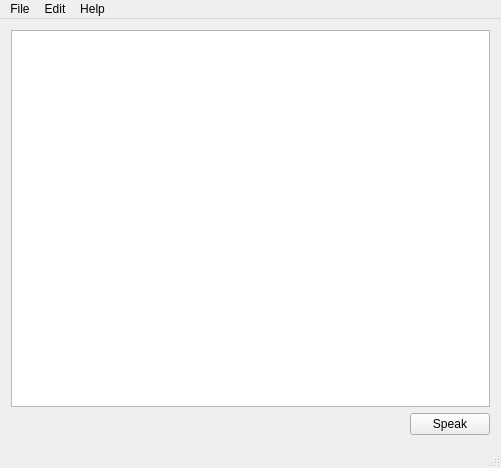
<?xml version="1.0" encoding="UTF-8"?>
<ui version="4.0">
 <class>MainWindow</class>
 <widget class="QMainWindow" name="MainWindow">
  <property name="geometry">
   <rect>
    <x>0</x>
    <y>0</y>
    <width>501</width>
    <height>468</height>
   </rect>
  </property>
  <property name="windowTitle">
   <string>MainWindow</string>
  </property>
  <property name="windowIcon">
   <iconset resource="icons.qrc">
    <normaloff>:/icons/smile.png</normaloff>:/icons/smile.png</iconset>
  </property>
  <widget class="QWidget" name="centralWidget">
   <layout class="QGridLayout" name="gridLayout">
    <item row="0" column="0">
     <layout class="QVBoxLayout" name="verticalLayout">
      <item>
       <widget class="QTextEdit" name="textEdit"/>
      </item>
      <item>
       <layout class="QHBoxLayout" name="horizontalLayout">
        <item>
         <spacer name="horizontalSpacer">
          <property name="orientation">
           <enum>Qt::Horizontal</enum>
          </property>
          <property name="sizeHint" stdset="0">
           <size>
            <width>40</width>
            <height>20</height>
           </size>
          </property>
         </spacer>
        </item>
        <item>
         <widget class="QPushButton" name="pushButtonSpeak">
          <property name="text">
           <string>Speak</string>
          </property>
         </widget>
        </item>
       </layout>
      </item>
     </layout>
    </item>
   </layout>
  </widget>
  <widget class="QMenuBar" name="menuBar">
   <property name="geometry">
    <rect>
     <x>0</x>
     <y>0</y>
     <width>501</width>
     <height>36</height>
    </rect>
   </property>
   <widget class="QMenu" name="menuFile">
    <property name="title">
     <string>File</string>
    </property>
    <addaction name="separator"/>
    <addaction name="separator"/>
    <addaction name="actionNew"/>
    <addaction name="separator"/>
    <addaction name="separator"/>
    <addaction name="actionOpen"/>
    <addaction name="separator"/>
    <addaction name="actionSave"/>
    <addaction name="actionSaveAs"/>
    <addaction name="separator"/>
    <addaction name="actionExit"/>
   </widget>
   <widget class="QMenu" name="menuHelp">
    <property name="title">
     <string>Help</string>
    </property>
    <addaction name="actionAbout"/>
   </widget>
   <widget class="QMenu" name="menuEdit">
    <property name="title">
     <string>Edit</string>
    </property>
    <addaction name="actionUndo"/>
    <addaction name="actionRedo"/>
    <addaction name="actionCut"/>
    <addaction name="actionCopy"/>
    <addaction name="actionPaste"/>
   </widget>
   <addaction name="menuFile"/>
   <addaction name="menuEdit"/>
   <addaction name="menuHelp"/>
  </widget>
  <widget class="QStatusBar" name="statusBar"/>
  <action name="actionExit">
   <property name="text">
    <string>Exit</string>
   </property>
  </action>
  <action name="actionAbout">
   <property name="text">
    <string>About</string>
   </property>
  </action>
  <action name="actionOpen">
   <property name="text">
    <string>Open</string>
   </property>
  </action>
  <action name="actionSave">
   <property name="text">
    <string>Save</string>
   </property>
  </action>
  <action name="actionSaveAs">
   <property name="text">
    <string>SaveAs</string>
   </property>
  </action>
  <action name="actionUndo">
   <property name="text">
    <string>Undo</string>
   </property>
  </action>
  <action name="actionRedo">
   <property name="text">
    <string>Redo</string>
   </property>
  </action>
  <action name="actionCut">
   <property name="text">
    <string>Cut</string>
   </property>
  </action>
  <action name="actionCopy">
   <property name="text">
    <string>Copy</string>
   </property>
  </action>
  <action name="actionClear">
   <property name="text">
    <string>Clear</string>
   </property>
  </action>
  <action name="actionNew">
   <property name="text">
    <string>New</string>
   </property>
  </action>
  <action name="actionPaste">
   <property name="text">
    <string>Paste</string>
   </property>
  </action>
 </widget>
 <layoutdefault spacing="6" margin="11"/>
 <resources>
  <include location="icons.qrc"/>
 </resources>
 <connections/>
</ui>
